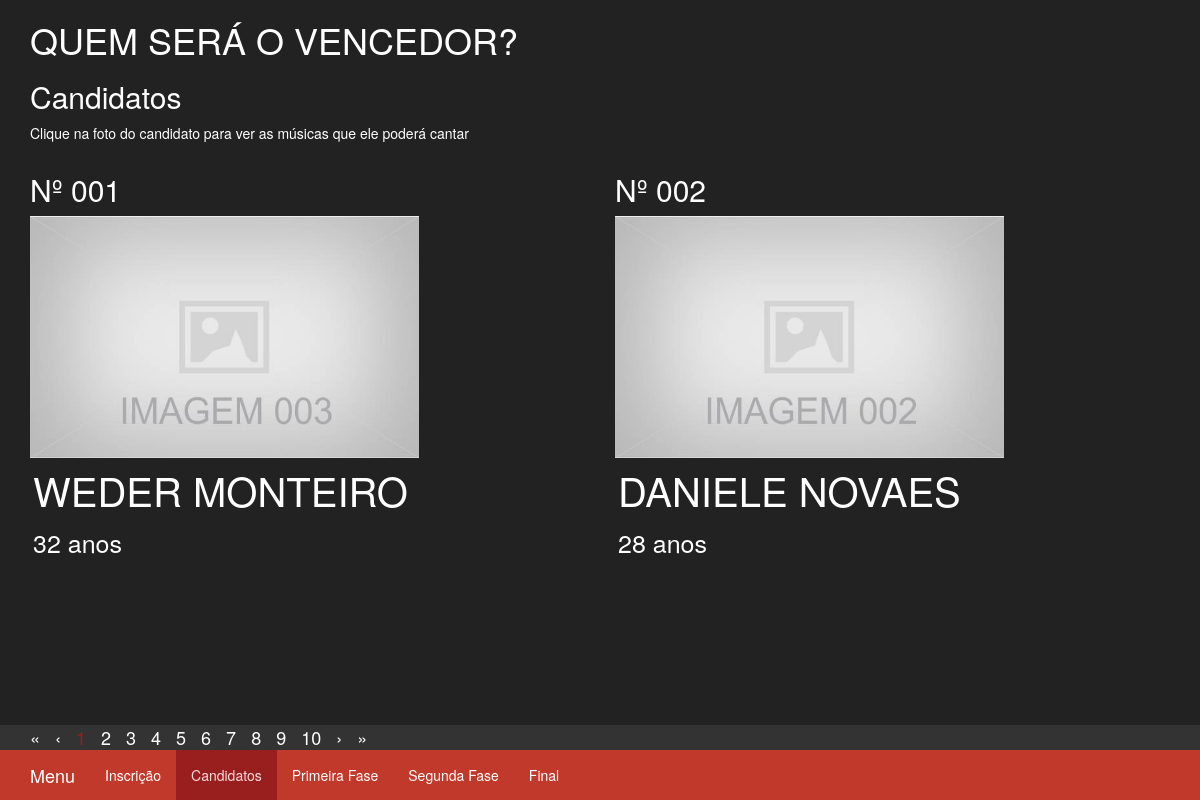
Screenshot of /candidatos.php with the database file from the repository.
### tables this page shows
CREATE TABLE IF NOT EXISTS `tb_candidatos` (
  `idCandidatos` int(11) NOT NULL AUTO_INCREMENT,
  `nome` varchar(50) NOT NULL,
  `idade` int(2) NOT NULL,
  `imagem` varchar(50) NOT NULL,
  `data` timestamp NOT NULL,
  `situacao` int(1) NOT NULL,
  PRIMARY KEY (`idCandidatos`)
);

### candidatos.php (the view, shortened to what this page needs)
<!DOCTYPE html>
<?php include 'conn.php'; ?>
<?php
	$maximo = 2;
	$pagina = isset($_GET['pagina']) ? ($_GET['pagina']) : '1';
	$inicio = $pagina - 1;
	$inicio = $maximo * $inicio;
	$strCount = $pdo->query("SELECT COUNT(*) AS 'canditatos' FROM tb_candidatos WHERE situacao = 1");
	$total = 0;
	if(count($strCount)){
		foreach ($strCount as $row) {
			$total = $row["canditatos"];
		}
	}
	$resultado = $pdo->query("SELECT * FROM tb_candidatos WHERE situacao = 1 ORDER BY idCandidatos ASC LIMIT $inicio,$maximo");
?>
<html lang="en">
  <head>
    <link href="css/bootstrap.min.css" rel="stylesheet">
    <link href="css/style.css" rel="stylesheet">
    <link href="css/ie10-viewport-bug-workaround.css" rel="stylesheet">
  </head>
  <body id="pgcandidatos">
	<div class="container">
		<header>
			<h1>QUEM SERÁ O VENCEDOR?</h1>
			<h2>Candidatos</h2>
			<p>Clique na foto do candidato para ver as músicas que ele poderá cantar</p>
		</header>
		<section id="candidatos">
			<div class="row">
				<?php
					if(count($resultado)){
					while ($row = $resultado->fetch(PDO::FETCH_ASSOC)) { ?>
								<div class="col-xs-6 col-sm-6 col-md-6 col-lg-6 ">
								<h2> Nº <?php echo ($row['idCandidatos'] < 10) ? "00".$row['idCandidatos'] : "0".$row['idCandidatos'] ;?> </h2>
									<a href="" data-toggle="modal" data-target="#myModal" data-id="<?php echo $row['idCandidatos'];?>" class="parametro"><img src="img/<?php echo $row['imagem'];?>" width="70%" class="img-responsive" /></a>
									<ul>
										<li class="candidato"><?php echo $row['nome'];?>  </li>
										<li class="idade"><?php echo $row['idade'];?> anos</li>
									</ul>
								</div>
					<?php }
					};
					?>
			</div>
		</section>
	</div>
	<footer>
		<div class="container">
			<nav class="paginar">
				<div class="row">
					<div class="col-md-12">
						<ul>
			<?php
			$max_links = $total;
			$previous = $pagina - 1;
			$next = $pagina + 1;
			$pgs = ceil($total / $maximo);
			if($pgs > 1 ){  ?>
			<li>
			  <a href="<?php echo $_SERVER['PHP_SELF'].'?pagina=1' ?>" title="Primeiro registro">&laquo; </a>
			</li>
			<?php
				if($previous > 0){ ?>
					<li><a href="<?php echo $_SERVER['PHP_SELF'].'?pagina='.$previous ?>" title="Registro anterior"> &lsaquo; </a></li>
				<?php
				} else{ ?>
					<li>&lsaquo;</li>
				<?php
				}
				for($i=$pagina-$max_links; $i <= $pgs; $i++) {
					if ($i <= 0){
					}else{
						if($i != $pagina){
							if($i == $pgs){  ?>
								<li><a href="<?php echo $_SERVER['PHP_SELF'].'?pagina='.($i); ?>"><?php echo $i;?> </a></li>
							<?php
							}else{ ?>
								<li><a href="<?php echo $_SERVER['PHP_SELF'].'?pagina='.($i); ?>"><?php echo $i;?></a></li>
							<?php
							}
						} else{
							if($i == $pgs){  ?>
								<li class="active"><a href="<?php echo $_SERVER['PHP_SELF'].'?pagina='.($i); ?>"><span class="atual"><?php echo $i;?></span></a></li>
							<?php
							}else{ ?>
								<li class="active"><a href="<?php echo $_SERVER['PHP_SELF'].'?pagina='.($i); ?>"><span class="atual"><?php echo $i;?> </span> </a></li>
							<?php
							}
						}
					}
				}
				$pgs = $pgs;
				if($next <= $pgs){ ?>
					<li><a href="<?php echo $_SERVER['PHP_SELF'].'?pagina='.$next ?>" title="Próximo registro"> &rsaquo; </a></li>
				<?php
				}else{ ?>
					<li>&rsaquo;</li>
				<?php
				}
				 ?>
				<li>
				  <a href="<?php echo $_SERVER['PHP_SELF'].'?pagina='.$pgs ?>" title="Último registro">
					<span aria-hidden="true">&raquo;</span>
				  </a>
				</li>
				<?php
			}
			?>
						</ul>
					</div>
				</div>
			</nav>
		</div>
		<?php include_once 'inc/menu.php';?>
	</footer>
  </body>
</html>

### css/style.css (style rules this page uses)
body { height:100%; background:#222; color:#fff; width:100%; }
footer { position:fixed; bottom:0; background:#333; width:100%; height:75px; }
#candidatos ul { list-style:none; padding:0; }
#candidatos ul li { display:inline-block; width:100%; margin:3px; }
.candidato { font-size:40px; text-transform:uppercase; }
.idade, .bloco, .numero { font-size:25px; }
.paginar ul { list-style:none; margin:0; padding:0 }
.paginar ul li { float:left; font-size:18px; margin:0 15px 0 0; }
.atual { color:#991f1f; }
a { color:#fff; }

### rows the page displays
tb_candidatos: idCandidatos "1", imagem (picture), nome "WEDER MONTEIRO", idade "32"
tb_candidatos: idCandidatos "2", imagem (picture), nome "DANIELE NOVAES", idade "28"

### other values shown
$paginaCorrente = basename($_SERVER['SCRIPT_NAME']) "candidatos.php"
